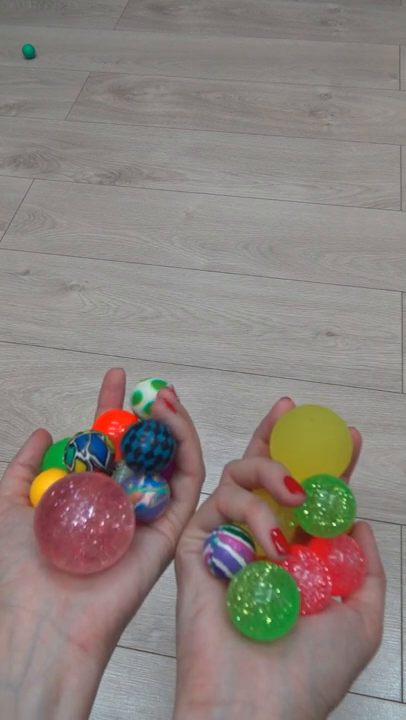
#> input picture frame 36 of Video/Balls.mp4, 406 x 720 px, given in place of robo-video-test.mp4, which was not available
$ python robotRecognitionTest.py
#> lines starting #> are read from the running program, lines starting #| are printed output that depends on the picture; after the words box and inside, x2 and y2 are one past the last pixel; in counts of white or black regions, pixels touching at a corner belong together; long printed decimals are rounded; pictures that were not available may be replaced by others from this repository, and a replacement may not be noted

import cv2
import numpy as np
import math

# Creating a VideoCapture object to read the video
cap = cv2.VideoCapture('Media/Video/robo-video-test.mp4')

# Loop until the end of the video
while (cap.isOpened()):

    # Capture frame-by-frame
    ret, frame = cap.read()
#> frame is the input picture: shape (720, 406, 3); mean B, G, R 124.2, 129.6, 139.4
    frame = cv2.resize(frame, (540, 380), fx=0, fy=0,
                       interpolation=cv2.INTER_CUBIC)
#> frame: shape (380, 540, 3)

    # Display the resulting frame
    cv2.imshow('Frame', frame)

    # define kernel size
    kernel = np.ones((7, 7), np.uint8)

    # convert to hsv colorspace
    hsv = cv2.cvtColor(frame, cv2.COLOR_BGR2HSV)
#> hsv: shape (380, 540, 3); mean H, S, V 37.8, 38.6, 143

    # lower bound and upper bound for pointer color
    lower_bound_pointer = np.array([30, 60, 20])
    upper_bound_pointer = np.array([55, 250, 255])

    # lower bound and upper bound for center color
    lower_bound_center = np.array([80, 120, 20])
    upper_bound_center = np.array([100, 250, 255])

    # find the colors within the boundaries
    # mask_pointer = cv2.inRange(hsv, lower_bound_pointer, upper_bound_pointer)
    mask_center = cv2.inRange(hsv, lower_bound_center, upper_bound_center)
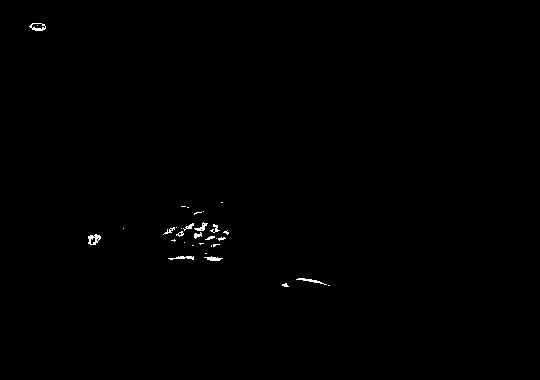
#> mask_center: shape (380, 540); 0.32% white in thin lines or dots, all inside (x1, y1, x2, y2) = (29, 23, 330, 287)

    # Remove unnecessary noise from mask
    # mask_pointer = cv2.morphologyEx(mask_pointer, cv2.MORPH_CLOSE, kernel)
    # mask_pointer = cv2.morphologyEx(mask_pointer, cv2.MORPH_OPEN, kernel)

    mask_center = cv2.morphologyEx(mask_center, cv2.MORPH_CLOSE, kernel)
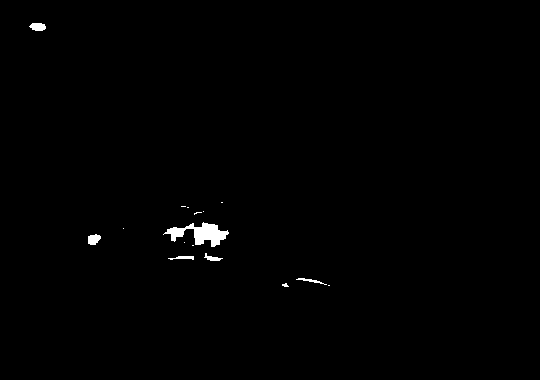
#> mask_center: shape (380, 540); 0.59% white; 16 white regions (10 under 20 px), largest, box (x1, y1, x2, y2) and area: (163, 222, 229, 247) 749, (88, 234, 101, 245) 108, (29, 23, 46, 31) 107, (204, 253, 223, 261) 67, (168, 256, 194, 260) 65, (296, 278, 327, 285) 63
    mask_center = cv2.morphologyEx(mask_center, cv2.MORPH_OPEN, kernel)
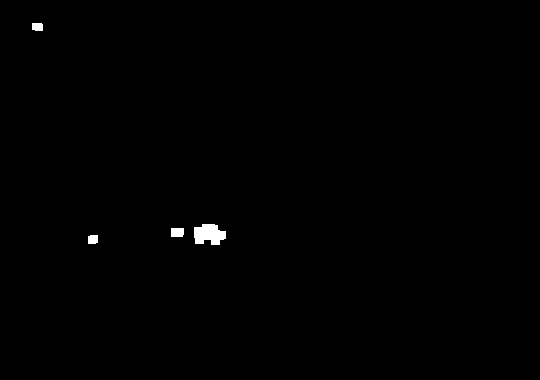
#> mask_center: shape (380, 540); 0.39% white; 4 white regions

    # Segment only the detected region
    # segmented_img_pointer = cv2.bitwise_and(frame, frame, mask=mask_pointer)
    segmented_img_center = cv2.bitwise_and(frame, frame, mask=mask_center)

    # Find contours from the mask
    # contours_pointers, hierarchy = cv2.findContours(mask_pointer.copy(), cv2.RETR_EXTERNAL, cv2.CHAIN_APPROX_SIMPLE)
    contours_center, hierarchy = cv2.findContours(mask_center.copy(), cv2.RETR_EXTERNAL, cv2.CHAIN_APPROX_SIMPLE)
#> contours_center = 4 contours; box (x1, y1, x2, y2) and area: (194, 224, 226, 245) 456, (171, 228, 184, 237) 94, (88, 235, 98, 244) 69, (32, 23, 43, 31) 67

    # output = cv2.drawContours(segmented_img_pointer, contours_pointers, -1, (0, 0, 255), 3)
    output = cv2.drawContours(segmented_img_center, contours_center, -1, (0, 0, 255), 3)

    cY_center = 0
    cX_center = 0
    cY_pointer = 0
    cX_pointer = 0

    for c in contours_center:
        # compute the center of the contour
        M = cv2.moments(c)
        cX_center = int(M["m10"] / M["m00"])
        cY_center = int(M["m01"] / M["m00"])
        # draw the contour and center of the shape on the image
        cv2.drawContours(frame, [c], -1, (0, 255, 0), 2)
        cv2.circle(frame, (cX_center, cY_center), 7, (255, 255, 255), -1)

        # check the coordinates found
        print("center: x = " + str(cX_center) + " and " "y = " + str(cY_center))
#> this loop made 4 passes
#> (cX_center, cY_center) on passes 1 to 4: (92, 239), (176, 231), (208, 233), (37, 26)
#| center: x = 92 and y = 239
#| center: x = 176 and y = 231
#| center: x = 208 and y = 233
#| center: x = 37 and y = 26
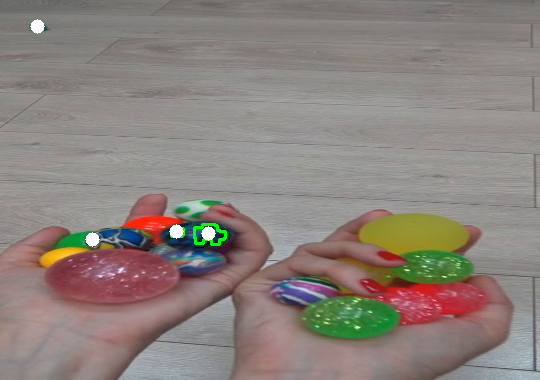
#> frame: shape (380, 540, 3); mean B, G, R 124.6, 130.4, 140

    # draw a circle around the center of the robot
    cv2.circle(img=frame, center=(cX_center, cY_center), radius=200, color=(255, 0, 0), thickness=5)
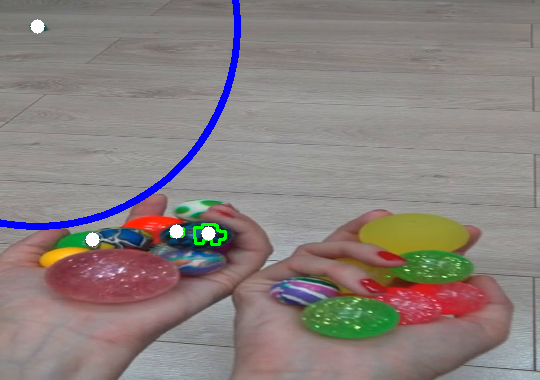
#> frame: shape (380, 540, 3); 1.3% of pixels changed, all inside (x1, y1, x2, y2) = (0, 0, 241, 230)

    #find only pointers in a certain area
    # Circular ROI in original image; must be selected via an additional mask
    # link: https://stackoverflow.com/questions/59873870/crop-a-circle-area-roi-of-an-image-and-put-it-onto-a-white-mask
    roi = np.zeros(frame.shape[:2], np.uint8)
    roi = cv2.circle(roi, (cX_center, cY_center), 200, 255, cv2.FILLED)
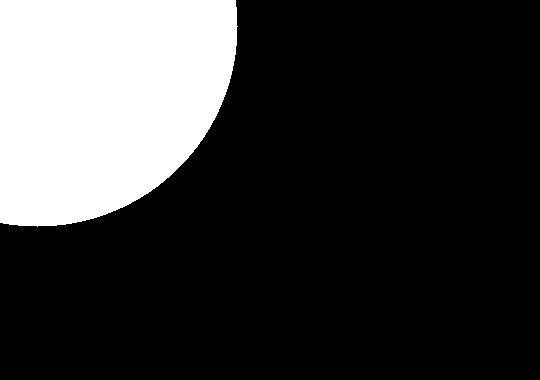
#> roi: shape (380, 540); 22% white; 1 white region, box (x1, y1, x2, y2) and area: (0, 0, 238, 227) 45133

    # Target image; white background
    mask = np.ones_like(frame) * 255
    # Copy ROI part from original image to target image
    mask = cv2.bitwise_and(mask, frame, mask=roi) + cv2.bitwise_and(mask, mask, mask=~roi)
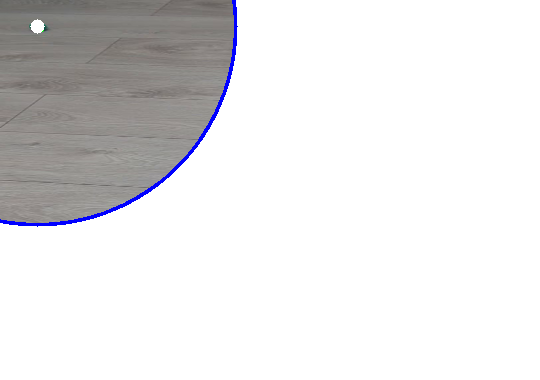
#> mask: shape (380, 540, 3); mean B, G, R 229, 228, 228.7
    cv2.imshow('mask after operation (ROI)', mask)

    #pointer finding setup for region of interest ROI (won't find pointer outside of ROI)
    # convert to hsv colorspace
    hsvP = cv2.cvtColor(mask, cv2.COLOR_BGR2HSV)
#> hsvP: shape (380, 540, 3); mean H, S, V 4.4, 4.3, 230.4
    # find the colors within the boundaries
    mask_pointer = cv2.inRange(hsvP, lower_bound_pointer, upper_bound_pointer)
#> mask_pointer: shape (380, 540); every value is 0
    # Remove unnecessary noise from mask
    mask_pointer = cv2.morphologyEx(mask_pointer, cv2.MORPH_CLOSE, kernel)
    mask_pointer = cv2.morphologyEx(mask_pointer, cv2.MORPH_OPEN, kernel)
    # Segment only the detected region
    segmented_img_pointer = cv2.bitwise_and(frame, frame, mask=mask_pointer)
#> segmented_img_pointer: shape (380, 540, 3); every value is 0
    # Find contours from the mask
    contours_pointers, hierarchy = cv2.findContours(mask_pointer.copy(), cv2.RETR_EXTERNAL, cv2.CHAIN_APPROX_SIMPLE)
#> contours_pointers = []
    output = cv2.drawContours(segmented_img_pointer, contours_pointers, -1, (0, 0, 255), 3)

    # loop over the contours
    for c in contours_pointers:
        # compute the center of the contour
        M = cv2.moments(c)
        cX_pointer = int(M["m10"] / M["m00"])
        cY_pointer = int(M["m01"] / M["m00"])
        # draw the contour and center of the shape on the image
        cv2.drawContours(frame, [c], -1, (0, 255, 0), 2)
        cv2.circle(frame, (cX_pointer, cY_pointer), 7, (255, 255, 255), -1)

        # check the coordinates found
        print("pointer: x = " + str(cX_pointer) + " and " "y = " + str(cY_pointer))
#> this loop made 0 passes

    # calculate angle
    def calculate_angle(x0, y0, x, y):
        # x0,y0 = the center of the robot : x,y = is the coordinate of the oriantation point
#> called with x0 = 37, y0 = 26, x = 0, y = 0
        angle = math.degrees(math.atan2(y0 - y, x0 - x)) % 360
#> angle = 35.1
        print(f'The angle is = {angle}')
#| The angle is = 35.096

    # Showing the output
    calculate_angle(cX_center, cY_center, cX_pointer, cY_pointer)

    cv2.imshow('Thresh', frame)
    # define q as the exit button
    if cv2.waitKey(25) & 0xFF == ord('q'):
#> (key q is pressed here)
        break

# release the video capture object
cap.release()
# Closes all the windows currently opened.
cv2.destroyAllWindows()
